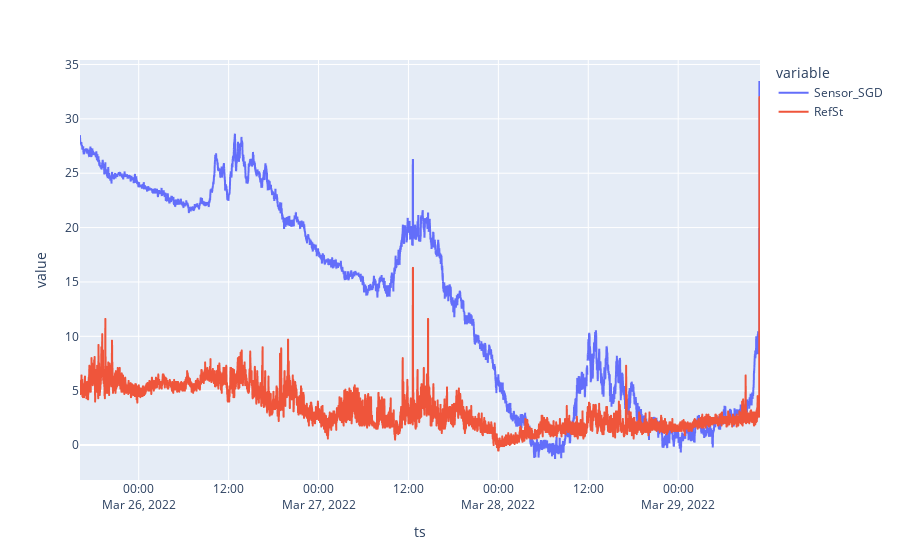

Notebook cell for this chart:
### Code cell
df_MLR_SGD = pd.DataFrame({'RefSt': praxis_df2["praxis_pm2p5_vals_adj"], 'Sensor_O1': canary_df["canary_pm2p5_vals"], 'Temp': canary_df["canary_temp"], 'RelHum': canary_df["canary_rh"]})
df_MLR_SGD["MLR_SGD_Pred"] = sgdr.intercept_ + sgdr.coef_[0]*df_MLR_SGD["Sensor_O1"] + sgdr.coef_[1]*df_MLR_SGD["Temp"] + sgdr.coef_[2]*df_MLR_SGD["RelHum"]
df_MLR_SGD = pd.DataFrame({'RefSt': praxis_df2["praxis_pm2p5_vals_adj"], 'Sensor_SGD': df_MLR_SGD["MLR_SGD_Pred"]})
Sensor_plot_SGD = df_MLR_SGD[["Sensor_SGD", "RefSt"]]
Sensor_plot_SGD.plot()

### Figure 1 — Plotly figure (JSON) as saved in the notebook; plotly's stock layout.template omitted (floating-point values rounded to 4 significant figures; data arrays with more than 128 entries replaced by an {"elided": "..."} marker saying what was removed)
{"data": [{"hovertemplate": "variable=Sensor_SGD<br>ts=%{x}<br>value=%{y}<extra></extra>", "legendgroup": "Sensor_SGD", "line": {"color": "#636efa", "dash": "solid"}, "marker": {"symbol": "circle"}, "mode": "lines", "name": "Sensor_SGD", "showlegend": true, "type": "scattergl", "x": {"elided": "5446 str values"}, "xaxis": "x", "y": {"elided": "5446 float values"}, "yaxis": "y"}, {"hovertemplate": "variable=RefSt<br>ts=%{x}<br>value=%{y}<extra></extra>", "legendgroup": "RefSt", "line": {"color": "#EF553B", "dash": "solid"}, "marker": {"symbol": "circle"}, "mode": "lines", "name": "RefSt", "showlegend": true, "type": "scattergl", "x": {"elided": "5446 str values"}, "xaxis": "x", "y": {"elided": "5446 float values"}, "yaxis": "y"}], "layout": {"legend": {"title": {"text": "variable"}, "tracegroupgap": 0}, "margin": {"t": 60}, "xaxis": {"anchor": "y", "domain": [0, 1], "title": {"text": "ts"}}, "yaxis": {"anchor": "x", "domain": [0, 1], "title": {"text": "value"}}}}
